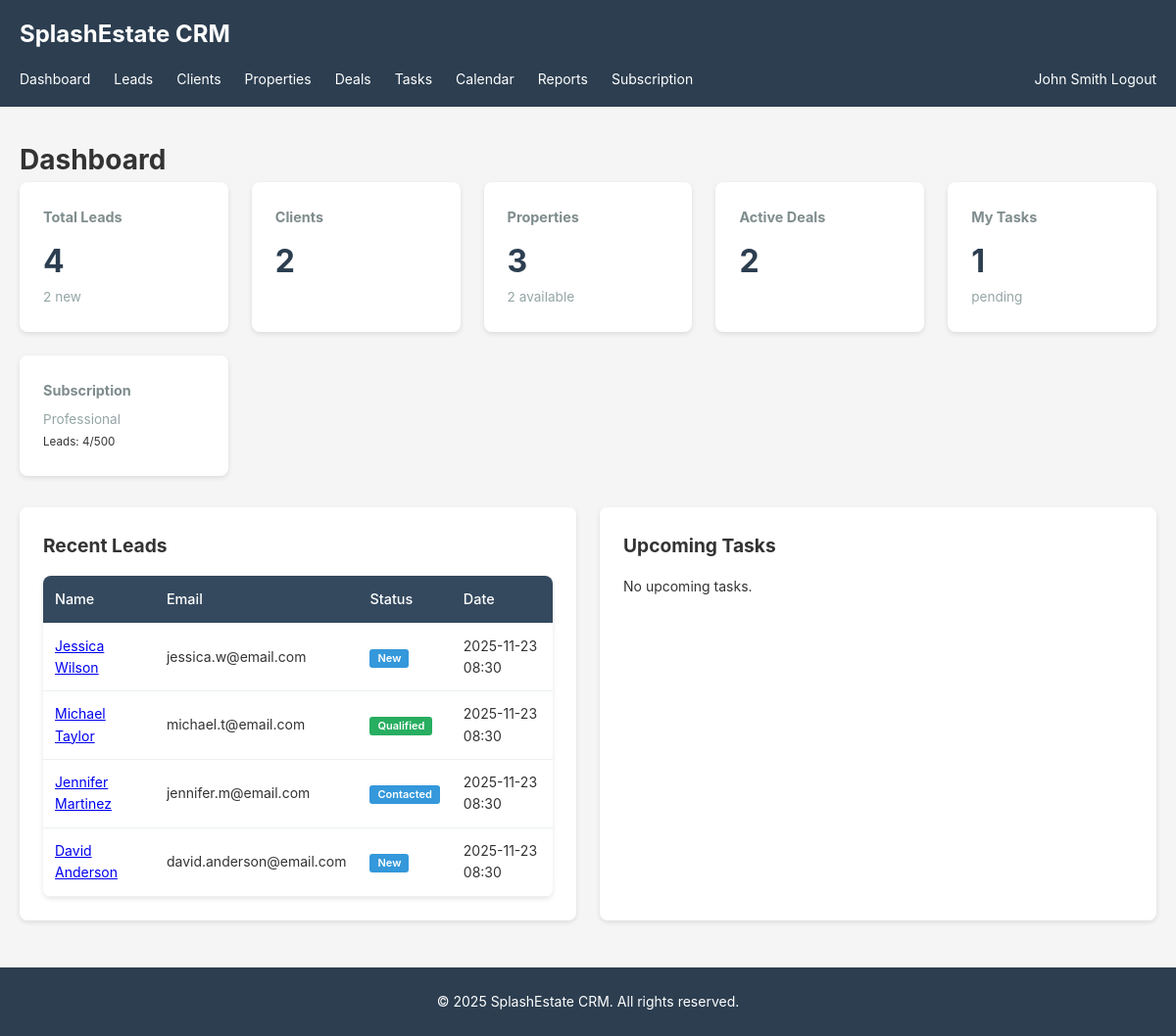
Screenshot of /public/dashboard/index (signed in) with the database file from the repository.
### tables this page shows
CREATE TABLE `deals` (
  `id` int(11) NOT NULL AUTO_INCREMENT,
  `tenant_id` int(11) NOT NULL,
  `client_id` int(11) DEFAULT NULL,
  `property_id` int(11) DEFAULT NULL,
  `assigned_to` int(11) DEFAULT NULL,
  `title` varchar(255) NOT NULL,
  `deal_value` decimal(15,2) DEFAULT NULL,
  `commission` decimal(15,2) DEFAULT NULL,
  `stage` enum('lead','qualified','viewing','offer','negotiation','contract','closed_won','closed_lost') DEFAULT 'lead',
  `probability` int(11) DEFAULT 0 COMMENT 'Percentage 0-100',
  `expected_close_date` date DEFAULT NULL,
  `actual_close_date` date DEFAULT NULL,
  `notes` text DEFAULT NULL,
  `created_at` timestamp NOT NULL DEFAULT CURRENT_TIMESTAMP,
  `updated_at` timestamp NULL DEFAULT NULL ON UPDATE CURRENT_TIMESTAMP,
  PRIMARY KEY (`id`),
  KEY `tenant_id` (`tenant_id`),
  KEY `client_id` (`client_id`),
  KEY `property_id` (`property_id`),
  KEY `assigned_to` (`assigned_to`),
  KEY `idx_stage` (`stage`),
  CONSTRAINT `fk_deal_tenant` FOREIGN KEY (`tenant_id`) REFERENCES `tenants` (`id`) ON DELETE CASCADE,
  CONSTRAINT `fk_deal_client` FOREIGN KEY (`client_id`) REFERENCES `clients` (`id`) ON DELETE SET NULL,
  CONSTRAINT `fk_deal_property` FOREIGN KEY (`property_id`) REFERENCES `properties` (`id`) ON DELETE SET NULL,
  CONSTRAINT `fk_deal_user` FOREIGN KEY (`assigned_to`) REFERENCES `users` (`id`) ON DELETE SET NULL
);

CREATE TABLE `tenant_subscriptions` (
  `id` int(11) NOT NULL AUTO_INCREMENT,
  `tenant_id` int(11) NOT NULL,
  `plan_id` int(11) NOT NULL,
  `status` enum('active','cancelled','expired','suspended') DEFAULT 'active',
  `start_date` date NOT NULL,
  `end_date` date DEFAULT NULL,
  `auto_renew` tinyint(1) DEFAULT 1,
  `created_at` timestamp NOT NULL DEFAULT CURRENT_TIMESTAMP,
  `updated_at` timestamp NULL DEFAULT NULL ON UPDATE CURRENT_TIMESTAMP,
  PRIMARY KEY (`id`),
  KEY `tenant_id` (`tenant_id`),
  KEY `plan_id` (`plan_id`),
  KEY `idx_status` (`status`),
  CONSTRAINT `fk_sub_tenant` FOREIGN KEY (`tenant_id`) REFERENCES `tenants` (`id`) ON DELETE CASCADE,
  CONSTRAINT `fk_sub_plan` FOREIGN KEY (`plan_id`) REFERENCES `plans` (`id`)
);

CREATE TABLE `plans` (
  `id` int(11) NOT NULL AUTO_INCREMENT,
  `name` varchar(100) NOT NULL,
  `slug` varchar(100) NOT NULL,
  `description` text DEFAULT NULL,
  `price` decimal(10,2) NOT NULL DEFAULT 0.00,
  `billing_cycle` enum('monthly','yearly') DEFAULT 'monthly',
  `stripe_price_id` varchar(255) DEFAULT NULL COMMENT 'Stripe Price ID for billing',
  `max_leads` int(11) DEFAULT -1 COMMENT '-1 = unlimited',
  `max_properties` int(11) DEFAULT -1,
  `max_agents` int(11) DEFAULT -1,
  `features` text DEFAULT NULL,
  `status` enum('active','inactive') DEFAULT 'active',
  `created_at` timestamp NOT NULL DEFAULT CURRENT_TIMESTAMP,
  `updated_at` timestamp NULL DEFAULT NULL ON UPDATE CURRENT_TIMESTAMP,
  PRIMARY KEY (`id`),
  UNIQUE KEY `slug` (`slug`),
  KEY `idx_stripe_price` (`stripe_price_id`)
);

CREATE TABLE `leads` (
  `id` int(11) NOT NULL AUTO_INCREMENT,
  `tenant_id` int(11) NOT NULL,
  `assigned_to` int(11) DEFAULT NULL,
  `first_name` varchar(100) NOT NULL,
  `last_name` varchar(100) DEFAULT NULL,
  `email` varchar(255) DEFAULT NULL,
  `phone` varchar(50) DEFAULT NULL,
  `source` varchar(100) DEFAULT NULL COMMENT 'Website, Referral, API, etc.',
  `status` enum('new','contacted','qualified','proposal','negotiation','won','lost') DEFAULT 'new',
  `interest_type` enum('buy','sell','rent','lease') DEFAULT NULL,
  `budget_min` decimal(15,2) DEFAULT NULL,
  `budget_max` decimal(15,2) DEFAULT NULL,
  `notes` text DEFAULT NULL,
  `created_at` timestamp NOT NULL DEFAULT CURRENT_TIMESTAMP,
  `updated_at` timestamp NULL DEFAULT NULL ON UPDATE CURRENT_TIMESTAMP,
  PRIMARY KEY (`id`),
  KEY `tenant_id` (`tenant_id`),
  KEY `assigned_to` (`assigned_to`),
  KEY `idx_status` (`status`),
  KEY `idx_created` (`created_at`),
  CONSTRAINT `fk_lead_tenant` FOREIGN KEY (`tenant_id`) REFERENCES `tenants` (`id`) ON DELETE CASCADE,
  CONSTRAINT `fk_lead_user` FOREIGN KEY (`assigned_to`) REFERENCES `users` (`id`) ON DELETE SET NULL
);

### app/views/dashboard/index.php (the view)
<?php
require_once '../app/views/layouts/header.php';
?>
<h1>Dashboard</h1>
<div class="stats-grid">
    <div class="stat-card">
        <h3>Total Leads</h3>
        <p class="stat-number"><?php echo $stats['total_leads']; ?></p>
        <span class="stat-label"><?php echo $stats['new_leads']; ?> new</span>
    </div>
    <div class="stat-card">
        <h3>Clients</h3>
        <p class="stat-number"><?php echo $stats['total_clients']; ?></p>
    </div>
    <div class="stat-card">
        <h3>Properties</h3>
        <p class="stat-number"><?php echo $stats['total_properties']; ?></p>
        <span class="stat-label"><?php echo $stats['available_properties']; ?> available</span>
    </div>
    <div class="stat-card">
        <h3>Active Deals</h3>
        <p class="stat-number"><?php echo $stats['active_deals']; ?></p>
    </div>
    <div class="stat-card">
        <h3>My Tasks</h3>
        <p class="stat-number"><?php echo $stats['my_tasks']; ?></p>
        <span class="stat-label">pending</span>
    </div>
    <?php if ($subscription): ?>
    <div class="stat-card">
        <h3>Subscription</h3>
        <p class="stat-label"><?php echo View::escape($subscription['plan_name']); ?></p>
        <small>Leads: <?php echo $usage['leads_count']; ?>/<?php echo $subscription['max_leads'] == -1 ? '∞' : $subscription['max_leads']; ?></small>
    </div>
    <?php endif; ?>
</div>
<div class="dashboard-grid">
    <div class="dashboard-section">
        <h2>Recent Leads</h2>
        <?php if (!empty($recent_leads)): ?>
            <table class="table">
                <thead>
                    <tr>
                        <th>Name</th>
                        <th>Email</th>
                        <th>Status</th>
                        <th>Date</th>
                    </tr>
                </thead>
                <tbody>
                    <?php foreach ($recent_leads as $lead): ?>
                    <tr>
                        <td>
                            <a href="<?php echo BASE_URL; ?>/leads/view/<?php echo $lead['id']; ?>">
                                <?php echo View::escape($lead['first_name'] . ' ' . $lead['last_name']); ?>
                            </a>
                        </td>
                        <td><?php echo View::escape($lead['email']); ?></td>
                        <td><?php echo View::statusBadge($lead['status']); ?></td>
                        <td><?php echo View::formatDate($lead['created_at']); ?></td>
                    </tr>
                    <?php endforeach; ?>
                </tbody>
            </table>
        <?php else: ?>
            <p>No recent leads.</p>
        <?php endif; ?>
    </div>
    <div class="dashboard-section">
        <h2>Upcoming Tasks</h2>
        <?php if (!empty($upcoming_tasks)): ?>
            <ul class="task-list">
                <?php foreach ($upcoming_tasks as $task): ?>
                <li>
                    <a href="<?php echo BASE_URL; ?>/tasks/view/<?php echo $task['id']; ?>">
                        <?php echo View::escape($task['title']); ?>
                    </a>
                    <span class="task-due"><?php echo View::formatDate($task['due_date']); ?></span>
                </li>
                <?php endforeach; ?>
            </ul>
        <?php else: ?>
            <p>No upcoming tasks.</p>
        <?php endif; ?>
    </div>
</div>
<?php require_once '../app/views/layouts/footer.php'; ?>

### app/core/View.php (shortened to what the rows shown need)
<?php
class View {
    public static function escape($string) {
        return htmlspecialchars($string, ENT_QUOTES, 'UTF-8');
    }
    public static function formatDate($date, $format = 'Y-m-d H:i') {
        return date($format, strtotime($date));
    }
    public static function statusBadge($status) {
        $badges = array(
            'new' => 'badge-primary',
            'contacted' => 'badge-info',
            'qualified' => 'badge-success',
            'proposal' => 'badge-warning',
            'negotiation' => 'badge-warning',
            'won' => 'badge-success',
            'lost' => 'badge-danger',
            'active' => 'badge-success',
            'inactive' => 'badge-secondary',
            'pending' => 'badge-warning',
            'completed' => 'badge-success',
            'cancelled' => 'badge-danger'
        );
        $class = isset($badges[$status]) ? $badges[$status] : 'badge-secondary';
        return '<span class="badge ' . $class . '">' . ucfirst($status) . '</span>';
    }
}

### rows the page displays
deals: assigned_to "4", property "3", tenant "1"
tenant_subscriptions: plan.name "Professional", plan.max_leads "500"
leads: first_name+last_name "Jessica Wilson", email "jessica.w@email.com", status "New", created_at "2025-11-23 08:30"
leads: first_name+last_name "Michael Taylor", email "michael.t@email.com", status "Qualified", created_at "2025-11-23 08:30"
leads: first_name+last_name "Jennifer Martinez", email "jennifer.m@email.com", status "Contacted", created_at "2025-11-23 08:30"
leads: first_name+last_name "David Anderson", email "david.anderson@email.com", status "New", created_at "2025-11-23 08:30"

### other values shown
View::escape($_SESSION['user_name']) "John Smith"
$stats['new_leads'] "2"
$stats['total_clients'] "2"
$stats['available_properties'] "2"
$stats['active_deals'] "2"
$usage['leads_count'] "4"
